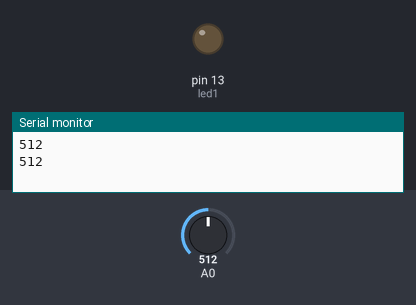
The sketch below on a simulated Arduino Uno, built with avr-gcc and run on an emulated ATmega328P. On the bench: output pins drawn as LEDs (lit = HIGH), the last lines printed to the serial monitor. The inputs (shaded band) are chosen by the test bench; at power-on: A0 = 512.

Above: at 1.8 s.
1.9 s: A0 set to 733
3.4 s: A0 set to 764
At 4.6 s:
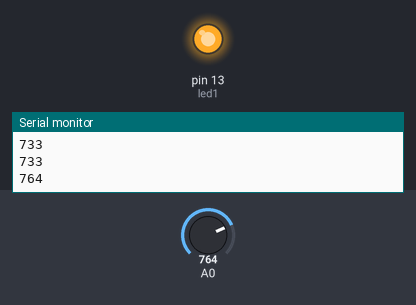
5.5 s: A0 set to 740
At 7.2 s:
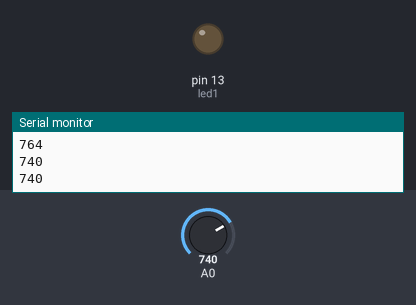
7.5 s: A0 set to 760
At 8.9 s:
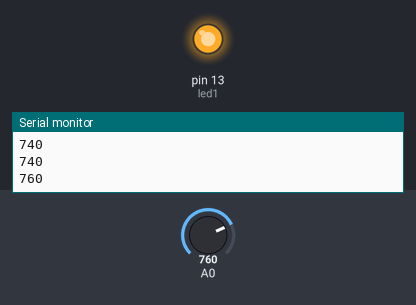
Timing chart, 0 to 10.5 s (numbered marks = the images above; inputs shaded):
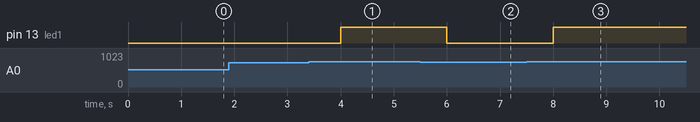

The sketch:

IRRIGATION.ino
```cpp
int led1 = 13;

void setup() {
// initialize serial communication at 9600 bits per second:
pinMode(led1, OUTPUT);
Serial.begin(9600);
}


void loop() {
// read the input on analog pin 0:
int sensorValue = analogRead(A0);

if (sensorValue >=750 && sensorValue <=1023){
Serial.println(sensorValue);
    digitalWrite(led1, HIGH);
  }
  else {
Serial.println(sensorValue);
    digitalWrite(led1, LOW);
  }
delay(1000);
}
```

Measured:
- the behaviour switches between 749 and 750 on A0 (found by bisection; images 0 and 1)
- after the input at 3.4 s, pin 13 (led1): LOW → HIGH after 0.60 s
- after the input at 5.5 s, pin 13 (led1): HIGH → LOW after 0.50 s
- after the input at 7.5 s, pin 13 (led1): LOW → HIGH after 0.50 s
